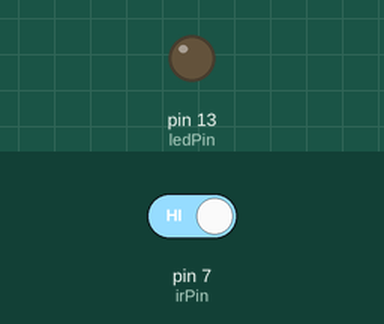
The sketch below on a simulated Arduino Uno, built with avr-gcc and run on an emulated ATmega328P. On the bench: output pins drawn as LEDs (lit = HIGH). The test bench sets the inputs (shaded band); at power-on: pin 7 (irPin) HIGH. What the sketch prints to the serial monitor is not drawn.

Above: at 1.2 s.
1.3 s: pin 7 (irPin) driven LOW
At 2.4 s:
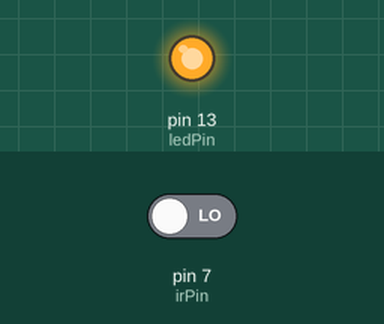
2.8 s: pin 7 (irPin) driven HIGH
At 3.6 s:
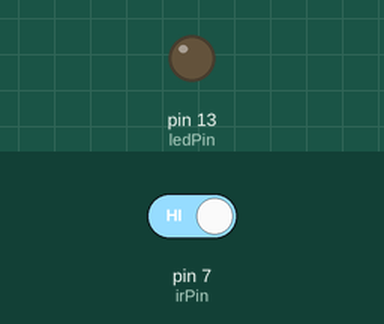
Timing chart, 0 to 5.8 s (numbered marks = the images above; inputs shaded):
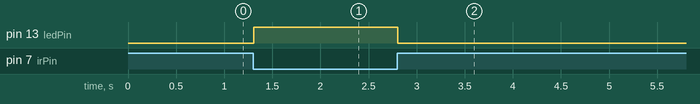

Measured:
- after the input at 1.3 s, pin 13 (ledPin): LOW → HIGH at once
- after the input at 2.8 s, pin 13 (ledPin): HIGH → LOW at once

The sketch:

PIR_Sensor.ino
```cpp
int irPin=7; //
int ledPin=13;
int objectDetected=LOW; //
void setup() {
  pinMode(ledPin, OUTPUT);
  pinMode(irPin, INPUT);
  digitalWrite(irPin, HIGH); // internal pull-up
  Serial.begin(9600);
}
void loop() {
  objectDetected=digitalRead(irPin);
  Serial.println(objectDetected);
  if (LOW==objectDetected) {
    digitalWrite(ledPin, HIGH);
    }
  else {
    digitalWrite(ledPin, LOW);
    }
}
```
